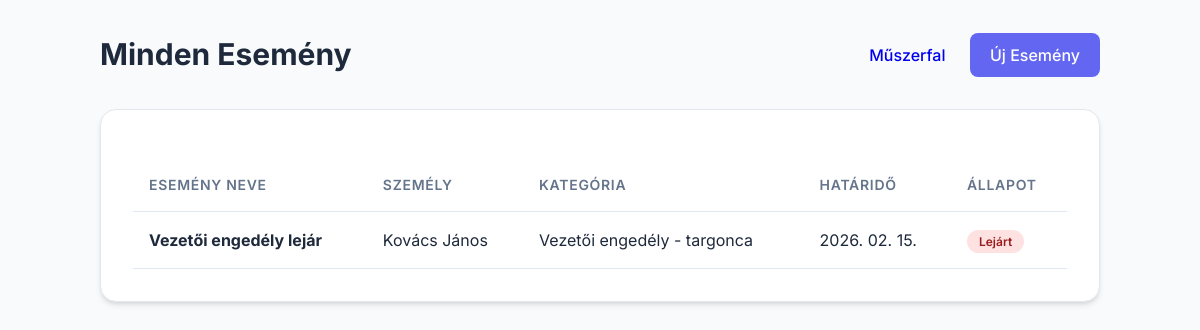
/list/, run on an earlier commit of the app's database.
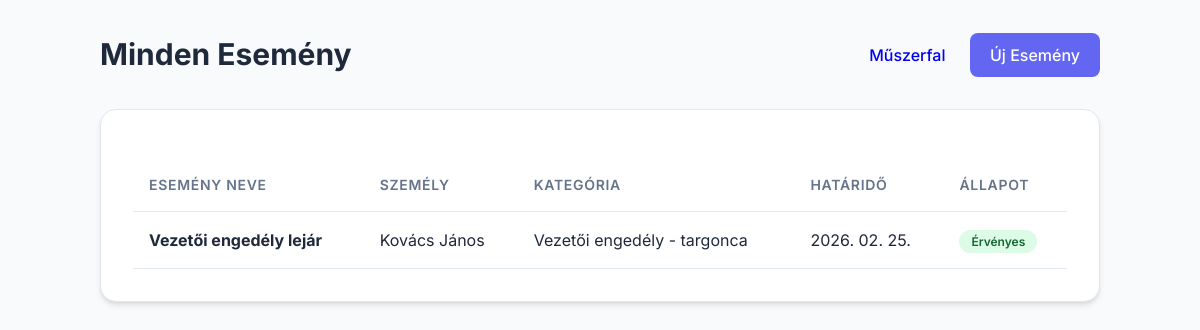
And on a later commit of the database.
### todoapp/models.py (models this page shows, shortened)
class Event(models.Model):
    name = models.CharField(max_length=200, verbose_name="Esemény/Okmány neve")
    person = models.ForeignKey(Person, on_delete=models.CASCADE, related_name='events', verbose_name="Érintett személy")
    subcategory = models.ForeignKey(SubCategory, on_delete=models.PROTECT, related_name='events', verbose_name="Kategória")
    deadline = models.DateField(verbose_name="Érvényesség vége (határidő)")
    created_at = models.DateTimeField(auto_now_add=True)
    @property
    def is_valid(self):
        return self.deadline >= timezone.now().date()
    class Meta:
        verbose_name = "Esemény"
        verbose_name_plural = "Események"
        ordering = ['deadline']

class Person(models.Model):
    full_name = models.CharField(max_length=200, verbose_name="Név")
    email = models.EmailField(blank=True, null=True, verbose_name="E-mail")
    phone = models.CharField(max_length=20, blank=True, null=True, verbose_name="Telefonszám")
    class Meta:
        verbose_name = "Személy"
        verbose_name_plural = "Személyek"

class SubCategory(models.Model):
    name = models.CharField(max_length=100, verbose_name="Alkategória")
    main_category = models.ForeignKey(MainCategory, on_delete=models.CASCADE, related_name='subcategories', verbose_name="Főkategória")
    def __str__(self):
        return f"{self.main_category.name} - {self.name}"
    class Meta:
        verbose_name = "Alkategória"
        verbose_name_plural = "Alkategóriák"

class MainCategory(models.Model):
    name = models.CharField(max_length=100, verbose_name="Főkategória")
    class Meta:
        verbose_name = "Főkategória"
        verbose_name_plural = "Főkategóriák"

### todoapp/views.py (the view)
# urls.py: path('list/', views.EventListView.as_view(), name='event_list'),
class EventListView(ListView):
    model = Event
    template_name = 'todoapp/event_list.html'
    context_object_name = 'events'

### todoapp/templates/todoapp/event_list.html (shortened to what this page needs)
{% extends 'todoapp/base.html' %}
{% block header_title %}Minden Esemény{% endblock %}
{% block nav_buttons %}
<a href="{% url 'dashboard' %}" class="btn">Műszerfal</a>
<a href="{% url 'event_create' %}" class="btn btn-primary">Új Esemény</a>
{% endblock %}
{% block content %}
<div class="card">
    {% if events %}
    <div style="overflow-x: auto;">
        <table>
            <thead>
                <tr>
                    <th>Esemény neve</th>
                    <th>Személy</th>
                    <th>Kategória</th>
                    <th>Határidő</th>
                    <th>Állapot</th>
                </tr>
            </thead>
            <tbody>
                {% for event in events %}
                <tr>
                    <td><strong>{{ event.name }}</strong></td>
                    <td>{{ event.person.full_name }}</td>
                    <td>{{ event.subcategory }}</td>
                    <td>{{ event.deadline|date:"Y. m. d." }}</td>
                    <td>
                        {% if not event.is_valid %}
                        <span class="status status-expired">Lejárt</span>
                        {% else %}
                        <span class="status status-valid">Érvényes</span>
                        {% endif %}
                    </td>
                </tr>
                {% endfor %}
            </tbody>
        </table>
    </div>
    {% else %}
    <p style="text-align: center; color: var(--text-muted); padding: 2rem;">Nincs még rögzített esemény.</p>
    {% endif %}
</div>
{% endblock %}

What changed in the data, as far as the page shows it:
changed Event "Vezetői engedély lejár": deadline "2026. 02. 15." → "2026. 02. 25."; deadline "Lejárt" → "Érvényes"
